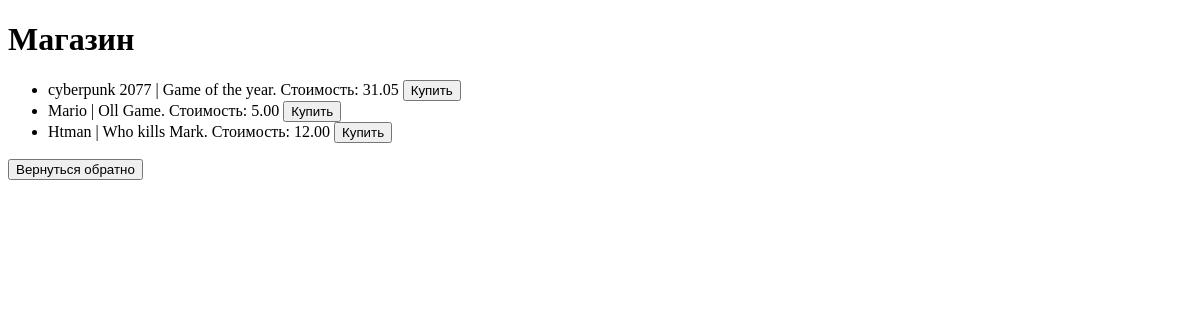
The page /platform/games/ on the database as committed earlier.
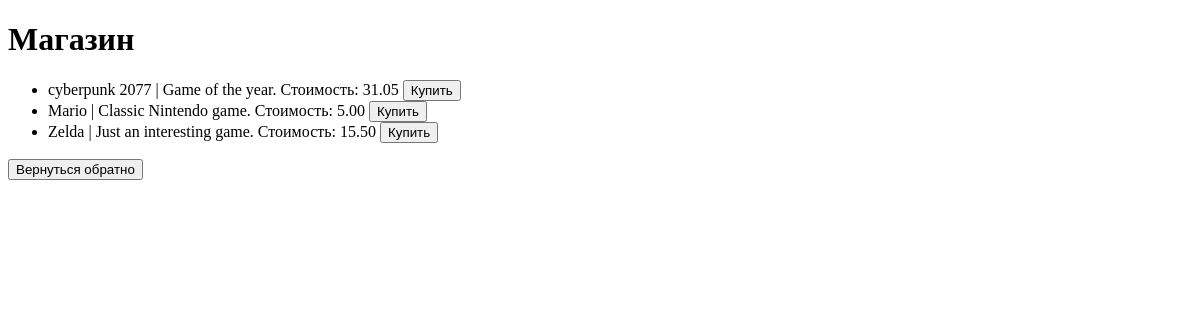
The same page on the database as committed later.
### task1/models.py (models this page shows, shortened)
class Game(models.Model):
    title = models.CharField(max_length=200) # для названия игры
    cost = models.DecimalField(max_digits=10, decimal_places=2) # для цены
    size = models.DecimalField(max_digits=10, decimal_places=2) # для размера файлов
    description = models.TextField() # для неограниченного описания
    age_limited = models.BooleanField(default=False) # для ограничения возраста, по умолчанию False
    buyer = models.ManyToManyField(Buyer, related_name='games') # для связи с моделью Buyer

### task1/views.py (the view)
# urls.py: path('platform/games/', task1_views.games, name='games'),
def games(request):
    games_list = Game.objects.all()
    return render(request, 'fourth_task/games.html', {'games': games_list})

### templates/fourth_task/games.html (shortened to what this page needs)
<!DOCTYPE html>
<html lang="ru">
<head>
</head>
<body>
    <h1>Магазин</h1>
    <ul>
        {% for game in games %}
            <li>
                {{ game.title }} | {{ game.description }}. Стоимость: {{ game.cost }} <button>Купить</button>
            </li>
        {% endfor %}
    </ul>
    <a href="/platform/"><button>Вернуться обратно</button></a>
</body>
</html>

Rows that differ between the two databases and show on the page:
removed Game: title "Htman", description "Who kills Mark", cost "12.00"
changed Game "Mario": description "Oll Game" → "Classic Nintendo game"
added Game: title "Zelda", description "Just an interesting game", cost "15.50"
